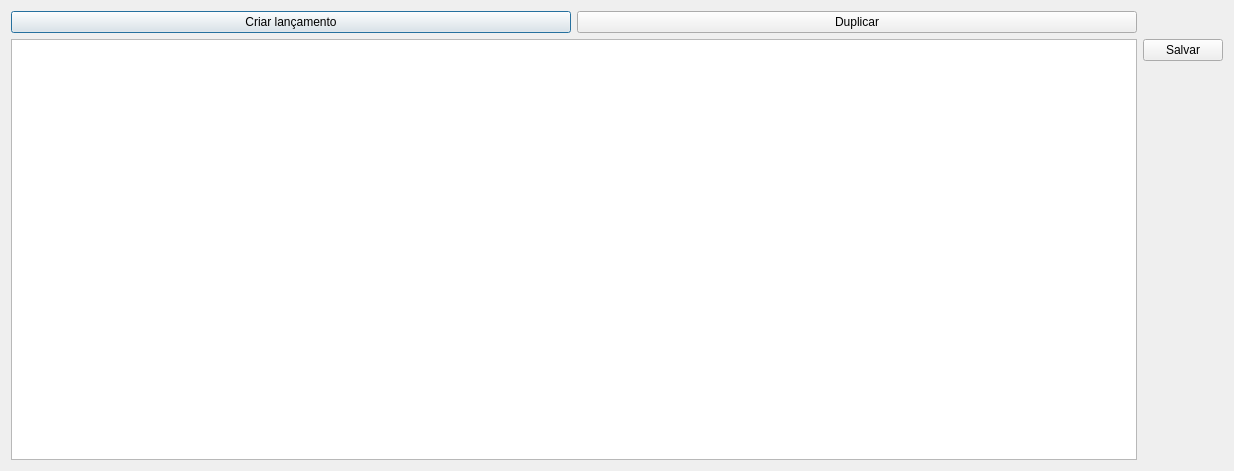
<?xml version="1.0" encoding="UTF-8"?>
<ui version="4.0">
 <class>InserirLancamento</class>
 <widget class="QDialog" name="InserirLancamento">
  <property name="geometry">
   <rect>
    <x>0</x>
    <y>0</y>
    <width>1234</width>
    <height>471</height>
   </rect>
  </property>
  <property name="windowTitle">
   <string>Inserir Lançamento</string>
  </property>
  <layout class="QGridLayout" name="gridLayout_2">
   <item row="0" column="0">
    <layout class="QGridLayout" name="gridLayout">
     <item row="0" column="0">
      <widget class="QPushButton" name="pushButtonCriarLancamento">
       <property name="text">
        <string>Criar lançamento</string>
       </property>
      </widget>
     </item>
     <item row="0" column="1">
      <widget class="QPushButton" name="pushButtonDuplicarLancamento">
       <property name="text">
        <string>Duplicar</string>
       </property>
      </widget>
     </item>
    </layout>
   </item>
   <item row="1" column="0" rowspan="2">
    <widget class="TableView" name="table"/>
   </item>
   <item row="1" column="1">
    <widget class="QPushButton" name="pushButtonSalvar">
     <property name="text">
      <string>Salvar</string>
     </property>
    </widget>
   </item>
   <item row="2" column="1">
    <spacer name="verticalSpacer">
     <property name="orientation">
      <enum>Qt::Vertical</enum>
     </property>
     <property name="sizeHint" stdset="0">
      <size>
       <width>20</width>
       <height>40</height>
      </size>
     </property>
    </spacer>
   </item>
  </layout>
 </widget>
 <customwidgets>
  <customwidget>
   <class>TableView</class>
   <extends>QTableView</extends>
   <header>src/tableview.h</header>
  </customwidget>
 </customwidgets>
 <resources/>
 <connections/>
</ui>
